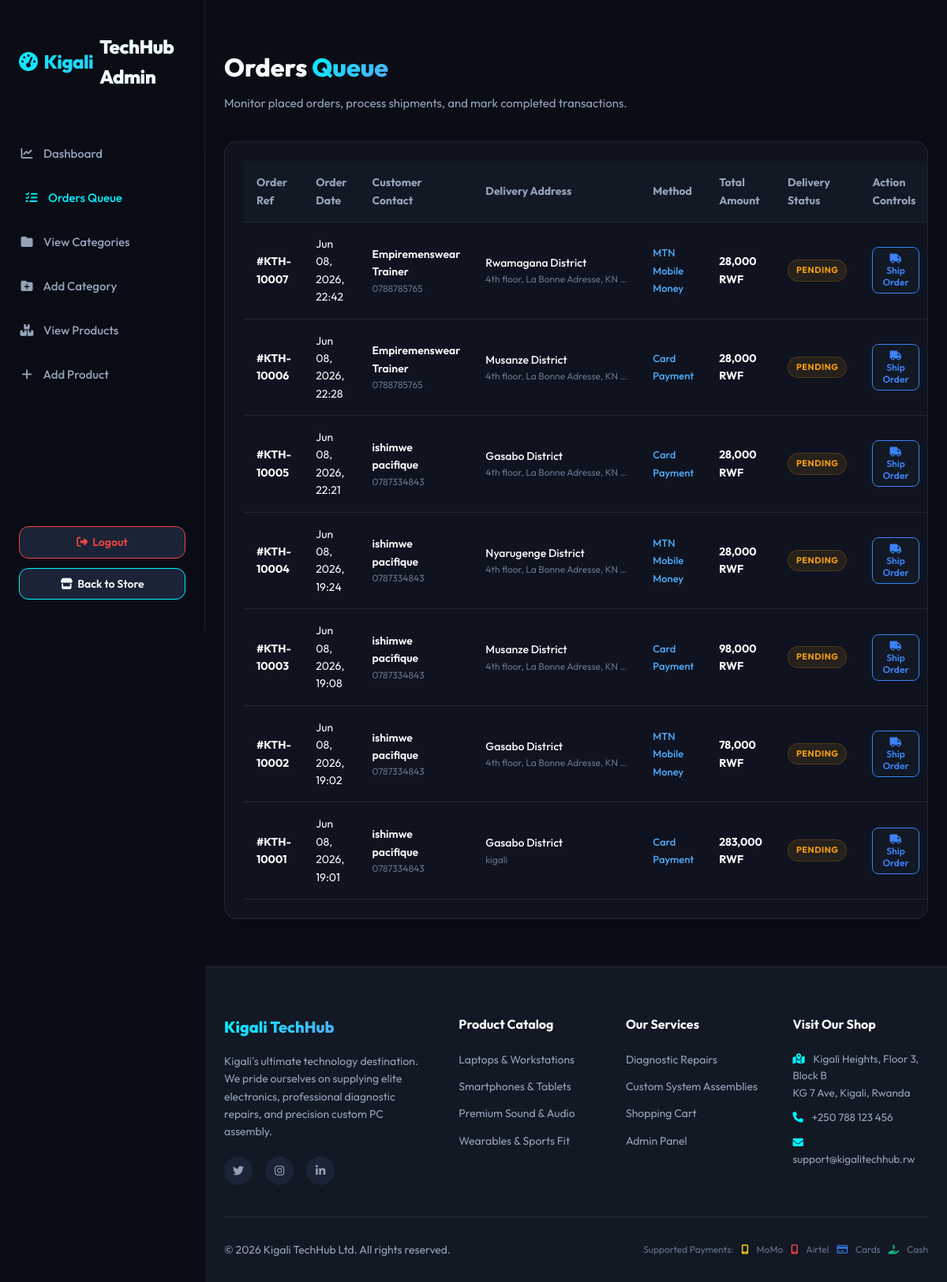
/admin-orders.php (signed in), run on the app's committed database.
### tables this page shows
CREATE TABLE `orders` (
  `id` int(11) NOT NULL,
  `customer_name` varchar(255) NOT NULL,
  `customer_email` varchar(255) NOT NULL,
  `customer_phone` varchar(50) NOT NULL,
  `delivery_province` varchar(100) NOT NULL,
  `delivery_district` varchar(100) NOT NULL,
  `delivery_address` text NOT NULL,
  `payment_method` varchar(100) NOT NULL,
  `total_amount` decimal(12,2) NOT NULL,
  `status` varchar(50) DEFAULT 'Pending',
  `created_at` timestamp NOT NULL DEFAULT current_timestamp(),
  `tx_ref` varchar(100) DEFAULT NULL,
  `transaction_id` varchar(100) DEFAULT NULL
);

### includes/utils.php (called while the page is built, shortened)
<?php
function formatRWF($amount) {
    return number_format($amount, 0, '.', ',') . ' RWF';
}
?>

### admin-orders.php (the view, shortened to what this page needs)
<?php
require_once __DIR__ . '/includes/header.php';
try {
    $ordersStmt = $pdo->query("SELECT * FROM `orders` ORDER BY `id` DESC");
    $orders = $ordersStmt->fetchAll();
} catch (PDOException $e) {
    die("Database Error: " . $e->getMessage());
}
?>
<section class="admin-section">
    <div class="container">
        <h1 style="font-size: 32px; font-weight: 800; margin-bottom: 8px;">
            Orders <span style="background: var(--accent-gradient); -webkit-background-clip: text; -webkit-text-fill-color: transparent;">Queue</span>
        </h1>
        <p style="color: var(--text-secondary); margin-bottom: 36px; font-size:15px;">Monitor placed orders, process shipments, and mark completed transactions.</p>
        <div class="admin-table-card">
            <?php if (count($orders) > 0): ?>
                <table class="admin-table">
                    <thead>
                        <tr>
                            <th>Order Ref</th>
                            <th>Order Date</th>
                            <th>Customer Contact</th>
                            <th>Delivery Address</th>
                            <th>Method</th>
                            <th>Total Amount</th>
                            <th>Delivery Status</th>
                            <th>Action Controls</th>
                        </tr>
                    </thead>
                    <tbody>
                        <?php foreach ($orders as $ord): ?>
                            <tr>
                                <td><strong>#KTH-<?php echo 10000 + $ord['id']; ?></strong></td>
                                <td><?php echo date('M d, Y, H:i', strtotime($ord['created_at'])); ?></td>
                                <td>
                                    <div style="font-weight: 600;"><?php echo htmlspecialchars($ord['customer_name']); ?></div>
                                    <div style="font-size: 12px; color: var(--text-muted);"><?php echo htmlspecialchars($ord['customer_phone']); ?></div>
                                </td>
                                <td>
                                    <div style="font-weight: 500;"><?php echo htmlspecialchars($ord['delivery_district']); ?> District</div>
                                    <div style="font-size: 12px; color: var(--text-muted); text-overflow: ellipsis; white-space: nowrap; max-width: 180px; overflow: hidden;" title="<?php echo htmlspecialchars($ord['delivery_address']); ?>">
                                        <?php echo htmlspecialchars($ord['delivery_address']); ?>
                                    </div>
                                </td>
                                <td>
                                    <span style="font-size: 13px; font-weight: 500; color: var(--accent-secondary);">
                                        <?php echo htmlspecialchars($ord['payment_method']); ?>
                                    </span>
                                </td>
                                <td><strong><?php echo formatRWF($ord['total_amount']); ?></strong></td>
                                <td>
                                    <?php
                                    $statusClass = 'pending';
                                    ?>
                                    <span class="status-badge <?php echo $statusClass; ?>">
                                        <?php echo htmlspecialchars($ord['status']); ?>
                                    </span>
                                </td>
                                <td>
                                    <form action="admin-orders.php" method="POST" style="display: inline;">
                                        <?php if ($ord['status'] === 'Pending'): ?>
                                            <button type="submit" class="admin-action-btn" style="border-color: var(--info); color: var(--info);">
                                                <i class="fa-solid fa-truck"></i> Ship Order
                                            </button>
                                        <?php else: ?>
                                            <span style="color: var(--text-muted); font-size:12.5px; font-weight:600;">
                                                <i class="fa-solid fa-circle-check" style="color: var(--success);"></i> Fulfilled
                                            </span>
                                        <?php endif; ?>
                                    </form>
                                </td>
                            </tr>
                        <?php endforeach; ?>
                    </tbody>
                </table>
            <?php endif; ?>
        </div>
    </div>
</section>
<?php
require_once __DIR__ . '/includes/footer.php';
?>

### assets/css/style.css (style rules this page uses)
:root { --bg-primary: #0a0d16; --bg-secondary: #121824; --bg-tertiary: #1b2436; --bg-card: rgba(18, 24, 36, 0.7); --accent-primary: #00f2fe; --accent-secondary: #4facfe; --accent-gradient: linear-gradient(135deg, #00f2fe 0%, #4facfe 100%); --accent-gradient-hover: linear-gradient(135deg, #4facfe 0%, #00f2fe 100%); --accent-glow: rgba(0, 242, 254, 0.3); --text-primary: #f8fafc; --text-secondary: #94a3b8; --text-muted: #64748b; --success: #10b981; --warning: #f59e0b; --danger: #ef4444; --info: #3b82f6; --border-color: rgba(255, 255, 255, 0.08); --border-color-active: rgba(0, 242, 254, 0.4); --border-radius-lg: 16px; --border-radius-md: 12px; --border-radius-sm: 8px; --font-sans: 'Outfit', sans-serif; --transition-smooth: all 0.3s cubic-bezier(0.4, 0, 0.2, 1); --transition-snappy: all 0.15s ease-in-out; --shadow-premium: 0 10px 30px -10px rgba(0, 0, 0, 0.5); --shadow-glow: 0 0 20px rgba(0, 242, 254, 0.2); }
* { margin: 0; padding: 0; box-sizing: border-box; scroll-behavior: smooth; }
body { background-color: var(--bg-primary); color: var(--text-primary); font-family: var(--font-sans); line-height: 1.6; overflow-x: hidden; }
button, input, select, textarea { font-family: inherit; color: inherit; background: none; border: none; outline: none; }
.container { width: 100%; max-width: 1200px; margin: 0 auto; padding: 0 24px; }
.admin-section { padding: 130px 0 60px 0; }
.admin-table-card { background: var(--bg-card); border-radius: var(--border-radius-lg); border: 1px solid var(--border-color); padding: 24px; box-shadow: var(--shadow-premium); overflow-x: auto; }
.admin-table { width: 100%; border-collapse: collapse; text-align: left; }
.admin-table th, .admin-table td { padding: 16px; border-bottom: 1px solid var(--border-color); font-size: 14px; }
.admin-table th { font-weight: 700; color: var(--text-secondary); background: var(--bg-secondary); }
.status-badge { display: inline-block; padding: 4px 10px; border-radius: 50px; font-size: 11px; font-weight: 700; text-transform: uppercase; letter-spacing: 0.5px; }
.status-badge.pending { background: rgba(245, 158, 11, 0.1); color: var(--warning); border: 1px solid rgba(245, 158, 11, 0.2); }
.admin-action-btn { padding: 6px 12px; border-radius: var(--border-radius-sm); font-size: 12px; font-weight: 600; background: var(--bg-secondary); border: 1px solid var(--border-color); cursor: pointer; transition: var(--transition-snappy); }
@media (min-width: 769px) { body.admin-body { padding-left: 260px; } }
@media (min-width: 769px) { body.admin-body .admin-section { padding: 60px 0; } }

### data on the page
orders: 10000 + $ord['id'] "10007", created_at "Jun 08, 2026, 22:42", customer_name "Empiremenswear Trainer", customer_phone "0788785765", delivery_district "Rwamagana", delivery_address "4th floor, La Bonne Adresse, KN…", payment_method "MTN Mobile Money", total_amount "28,000 RWF", status "PENDING", shows "Ship Order"
orders: 10000 + $ord['id'] "10006", created_at "Jun 08, 2026, 22:28", customer_name "Empiremenswear Trainer", customer_phone "0788785765", delivery_district "Musanze", delivery_address "4th floor, La Bonne Adresse, KN…", payment_method "Card Payment", total_amount "28,000 RWF", status "PENDING", shows "Ship Order"
orders: 10000 + $ord['id'] "10005", created_at "Jun 08, 2026, 22:21", customer_name "ishimwe pacifique", customer_phone "0787334843", delivery_district "Gasabo", delivery_address "4th floor, La Bonne Adresse, KN…", payment_method "Card Payment", total_amount "28,000 RWF", status "PENDING", shows "Ship Order"
orders: 10000 + $ord['id'] "10004", created_at "Jun 08, 2026, 19:24", customer_name "ishimwe pacifique", customer_phone "0787334843", delivery_district "Nyarugenge", delivery_address "4th floor, La Bonne Adresse, KN…", payment_method "MTN Mobile Money", total_amount "28,000 RWF", status "PENDING", shows "Ship Order"
orders: 10000 + $ord['id'] "10003", created_at "Jun 08, 2026, 19:08", customer_name "ishimwe pacifique", customer_phone "0787334843", delivery_district "Musanze", delivery_address "4th floor, La Bonne Adresse, KN…", payment_method "Card Payment", total_amount "98,000 RWF", status "PENDING", shows "Ship Order"
orders: 10000 + $ord['id'] "10002", created_at "Jun 08, 2026, 19:02", customer_name "ishimwe pacifique", customer_phone "0787334843", delivery_district "Gasabo", delivery_address "4th floor, La Bonne Adresse, KN…", payment_method "MTN Mobile Money", total_amount "78,000 RWF", status "PENDING", shows "Ship Order"
orders: 10000 + $ord['id'] "10001", created_at "Jun 08, 2026, 19:01", customer_name "ishimwe pacifique", customer_phone "0787334843", delivery_district "Gasabo", delivery_address "kigali", payment_method "Card Payment", total_amount "283,000 RWF", status "PENDING", shows "Ship Order"
